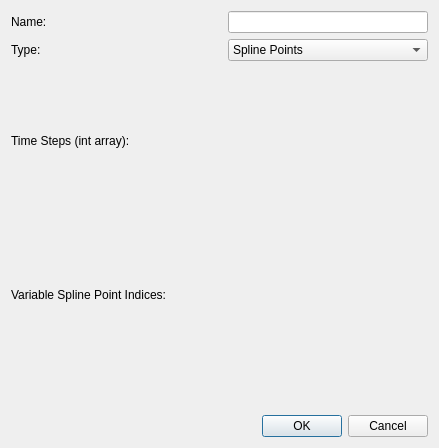
<?xml version="1.0" encoding="UTF-8"?>
<ui version="4.0">
 <class>MWellVariablesDialog</class>
 <widget class="QDialog" name="MWellVariablesDialog">
  <property name="geometry">
   <rect>
    <x>0</x>
    <y>0</y>
    <width>430</width>
    <height>448</height>
   </rect>
  </property>
  <property name="windowTitle">
   <string>Dialog</string>
  </property>
  <layout class="QVBoxLayout" name="verticalLayout_2">
   <item>
    <layout class="QHBoxLayout" name="horizontalLayout_5">
     <item>
      <layout class="QVBoxLayout" name="verticalLayout">
       <item>
        <layout class="QHBoxLayout" name="horizontalLayout">
         <item>
          <widget class="QLabel" name="label">
           <property name="minimumSize">
            <size>
             <width>211</width>
             <height>0</height>
            </size>
           </property>
           <property name="text">
            <string>Name:</string>
           </property>
          </widget>
         </item>
         <item>
          <widget class="QLineEdit" name="lineEdit">
           <property name="minimumSize">
            <size>
             <width>200</width>
             <height>0</height>
            </size>
           </property>
          </widget>
         </item>
        </layout>
       </item>
       <item>
        <layout class="QHBoxLayout" name="horizontalLayout_2">
         <item>
          <widget class="QLabel" name="label_2">
           <property name="minimumSize">
            <size>
             <width>211</width>
             <height>0</height>
            </size>
           </property>
           <property name="text">
            <string>Type:</string>
           </property>
          </widget>
         </item>
         <item>
          <widget class="QComboBox" name="comboBox">
           <property name="minimumSize">
            <size>
             <width>200</width>
             <height>0</height>
            </size>
           </property>
           <item>
            <property name="text">
             <string>Spline Points</string>
            </property>
           </item>
           <item>
            <property name="text">
             <string>Rate</string>
            </property>
           </item>
           <item>
            <property name="text">
             <string>BHP</string>
            </property>
           </item>
          </widget>
         </item>
        </layout>
       </item>
       <item>
        <layout class="QHBoxLayout" name="horizontalLayout_3">
         <item>
          <widget class="QLabel" name="label_3">
           <property name="minimumSize">
            <size>
             <width>211</width>
             <height>0</height>
            </size>
           </property>
           <property name="text">
            <string>Time Steps (int array):</string>
           </property>
          </widget>
         </item>
         <item>
          <spacer name="horizontalSpacer_3">
           <property name="orientation">
            <enum>Qt::Horizontal</enum>
           </property>
           <property name="sizeHint" stdset="0">
            <size>
             <width>40</width>
             <height>20</height>
            </size>
           </property>
          </spacer>
         </item>
        </layout>
       </item>
       <item>
        <layout class="QHBoxLayout" name="horizontalLayout_4">
         <item>
          <widget class="QLabel" name="label_4">
           <property name="minimumSize">
            <size>
             <width>211</width>
             <height>0</height>
            </size>
           </property>
           <property name="text">
            <string>Variable Spline Point Indices:</string>
           </property>
          </widget>
         </item>
         <item>
          <spacer name="horizontalSpacer_2">
           <property name="orientation">
            <enum>Qt::Horizontal</enum>
           </property>
           <property name="sizeHint" stdset="0">
            <size>
             <width>40</width>
             <height>20</height>
            </size>
           </property>
          </spacer>
         </item>
        </layout>
       </item>
      </layout>
     </item>
     <item>
      <spacer name="horizontalSpacer">
       <property name="orientation">
        <enum>Qt::Horizontal</enum>
       </property>
       <property name="sizeHint" stdset="0">
        <size>
         <width>40</width>
         <height>20</height>
        </size>
       </property>
      </spacer>
     </item>
    </layout>
   </item>
   <item>
    <spacer name="verticalSpacer">
     <property name="orientation">
      <enum>Qt::Vertical</enum>
     </property>
     <property name="sizeType">
      <enum>QSizePolicy::Fixed</enum>
     </property>
     <property name="sizeHint" stdset="0">
      <size>
       <width>20</width>
       <height>40</height>
      </size>
     </property>
    </spacer>
   </item>
   <item>
    <widget class="QDialogButtonBox" name="buttonBox">
     <property name="orientation">
      <enum>Qt::Horizontal</enum>
     </property>
     <property name="standardButtons">
      <set>QDialogButtonBox::Cancel|QDialogButtonBox::Ok</set>
     </property>
    </widget>
   </item>
  </layout>
 </widget>
 <resources/>
 <connections>
  <connection>
   <sender>buttonBox</sender>
   <signal>accepted()</signal>
   <receiver>MWellVariablesDialog</receiver>
   <slot>accept()</slot>
   <hints>
    <hint type="sourcelabel">
     <x>248</x>
     <y>254</y>
    </hint>
    <hint type="destinationlabel">
     <x>157</x>
     <y>274</y>
    </hint>
   </hints>
  </connection>
  <connection>
   <sender>buttonBox</sender>
   <signal>rejected()</signal>
   <receiver>MWellVariablesDialog</receiver>
   <slot>reject()</slot>
   <hints>
    <hint type="sourcelabel">
     <x>316</x>
     <y>260</y>
    </hint>
    <hint type="destinationlabel">
     <x>286</x>
     <y>274</y>
    </hint>
   </hints>
  </connection>
 </connections>
</ui>
